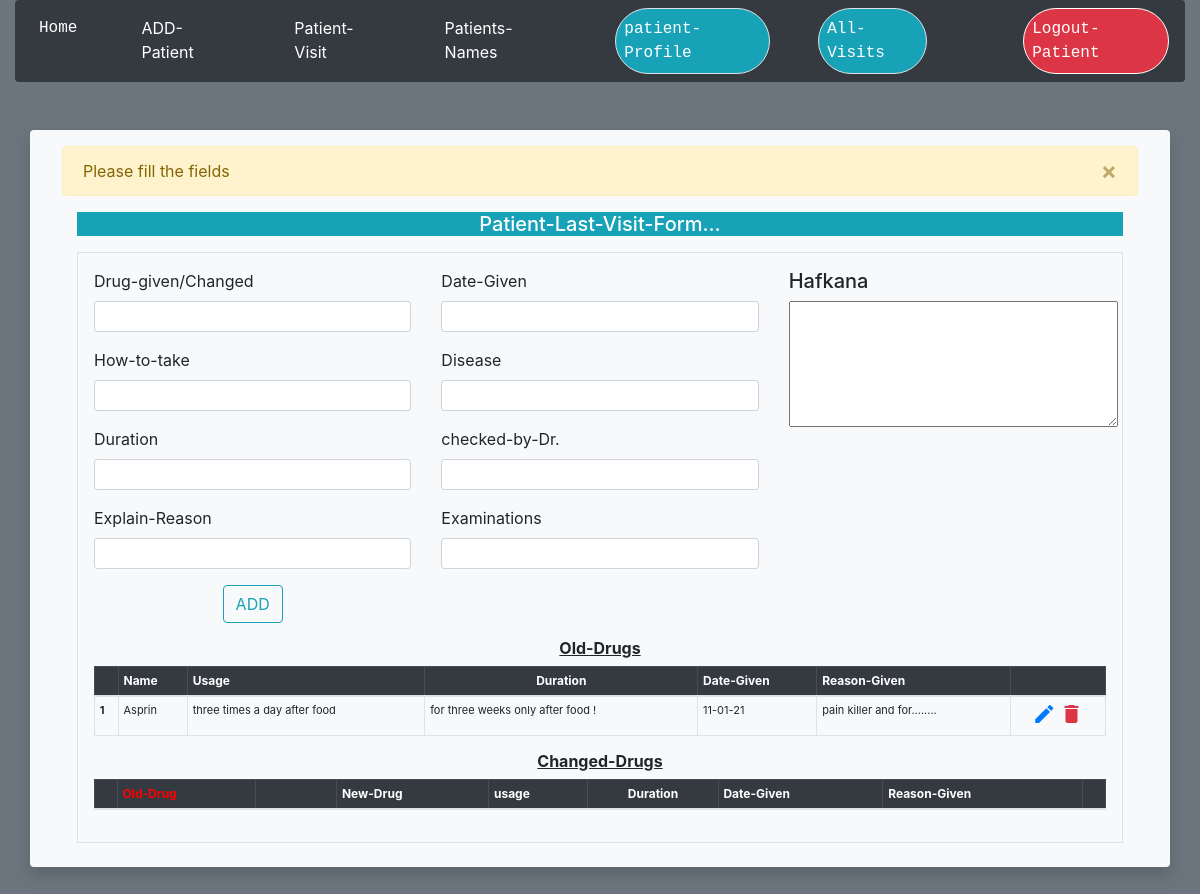
The app's page /add_medicine/ (signed in) with its own data.
### patient_project/models.py (models this page shows, shortened)
class PatientLastVisitDB(db.Model):
    id          = db.Column(db.Integer(), primary_key=True)
    medicine    = db.Column(db.String)
    usage       = db.Column(db.String)
    duration    = db.Column(db.String)
    dateGiven   = db.Column(db.String)
    explainReason = db.Column(db.String)
    disease = db.Column(db.String)
    checkedByDr = db.Column(db.String)
    examinations = db.Column(db.String)
    patientDescription = db.Column(db.String)
    status = db.Column(db.Boolean(), default=False)
    owner_id    = db.Column(db.Integer, db.ForeignKey('user.id'))

### patient_project/routes.py (the view)
@app.route('/add_medicine/', defaults={"id": None, "bool_value": 'False'}, methods=('GET', 'POST'))
@app.route('/add_medicine:<id>/<bool_value>', methods=('GET', 'POST'))
def add_medicine(id, bool_value):
    form = forms.PatientLastVisitForm()
    user = models.User.query.get(current_user.id)
    medicine_box = user.allPatientsVisit
    if form.validate_on_submit():
        if bool_value == 'False':
            userLastVisit = models.PatientLastVisitDB(
                medicine=form.medicine.data,
                usage=form.usage.data,
                duration=form.duration.data,
                dateGiven=form.dateGiven.data,
                explainReason=form.explainReason.data,
                disease=form.disease.data,
                checkedByDr=form.checkedByDr.data,
                examinations=form.examinations.data,
                patientDescription=flask.request.form.get('content'),
                owner_id=user.id
            )
            db.session.add(userLastVisit)
            db.session.commit()
            flask.flash(f'Drug -> [ {form.medicine.data} ] <- has add to Database ...', 'info')
            return flask.redirect(flask.url_for('patients_visit', bool_value='False'))
        else:
            find_itemTo_edit = models.PatientLastVisitDB.query.get(id)
            editLastVisit = models.PatientsChangedMedicine(
                oldMedicine=find_itemTo_edit.medicine,
                newMedicine=form.medicine.data,
                newUsage=form.usage.data,
                newDuration=form.duration.data,
                newDateGiven=form.dateGiven.data,
                newCheckedByDr=form.checkedByDr.data,
                newExplainReason=form.explainReason.data,
                newPatientDescription=flask.request.form.get('content'),
                owner_id=user.id
            )
            find_itemTo_edit.status = True
            db.session.add(editLastVisit)
            db.session.commit()
            user = models.User.query.get(current_user.id)
            changed_box = user.allPatientsChangedMedicine
            flask.flash(f'Drug -> [ {form.medicine.data} ] <- has been added to new-medicine-database...', 'info')
            return flask.redirect(flask.url_for('patients_visit', changed_box=changed_box))
    else:
        flask.flash('Please fill the fields', 'warning')
        return flask.render_template('patients_visit.html', patientVisitForm=form, num=100000000,
                                     medicine_box=medicine_box,
                                     bool_value='True', id=id)

### patient_project/forms.py
class PatientLastVisitForm(flask_wtf.FlaskForm):
    medicine = wtforms.StringField('Drug-given/Changed',
                                   validators=[valid.DataRequired(message='Drug-name can not be empty !')])
    usage = wtforms.StringField('How-to-take', validators=[valid.DataRequired(message='usage can not be empty !')])
    duration = wtforms.StringField('Duration', validators=[valid.DataRequired(message='Duration can not be empty !')])
    dateGiven = wtforms.StringField('Date-Given', validators=[valid.DataRequired(message="field can't be empty")])
    disease = wtforms.StringField('Disease', validators=[valid.DataRequired(message="field can't be empty")])
    checkedByDr = wtforms.StringField('checked-by-Dr.', validators=[valid.DataRequired(message="field can't be empty")])
    examinations = wtforms.StringField('Examinations', validators=[valid.DataRequired(message="field can't be empty")])
    patientDescription = wtforms.StringField('Patient-Description')
    explainReason = wtforms.StringField('Explain-Reason')
    medicine_cart = []
    submit = wtforms.SubmitField("ADD")

### patient_project/models.py (called while the page is built)
@login_manager.user_loader
def load_user(id):
    return User.query.get(int(id))

### patient_project/templates/patients_visit.html (shortened to what this page needs)
{% extends "base.html" %}
{% block body %}
<div class="container">
    <form method="POST" action="{{ url_for('add_medicine', id=id, bool_value=bool_value)}}" novalidate>
        <fieldset class="form-group mt-3">
            <h5 class="text-center bg-info text-white"> Patient-Last-Visit-Form... </h5>
        <div class="row gy-5">
                <div class="col-12 mt-2">
                    <div class="p-3 border bg-light">
                        <div class="row">
                            <div class="col-4">
                                <p>
                                    {{ patientVisitForm.medicine.label }}
                                    {{ patientVisitForm.medicine(class="form-control form-control-sm")}}
                                </p>
                                <p>
                                    {{ patientVisitForm.usage.label }}
                                    {{ patientVisitForm.usage(class="form-control form-control-sm")}}
                                </p>
                                <p>
                                    {{ patientVisitForm.duration.label }}
                                    {{ patientVisitForm.duration(class="form-control form-control-sm")}}
                                </p>
                                <p>
                                    {{ patientVisitForm.explainReason.label }}
                                    {{ patientVisitForm.explainReason(class="form-control form-control-sm")}}
                                </p>
                                <p class="form-group text-center">
                                        {{ patientVisitForm.submit(class="btn btn-outline-info m-auto") }}
                                </p>
                             </div>
                            <div class="col-4">
                                    <p>
                                        {{ patientVisitForm.dateGiven.label }}
                                        {{ patientVisitForm.dateGiven(class="form-control form-control-sm")}}
                                    </p>
                                     <p>
                                        {{ patientVisitForm.disease.label }}
                                        {{ patientVisitForm.disease(class="form-control form-control-sm")}}
                                    </p>
                                    <p>
                                        {{ patientVisitForm.checkedByDr.label }}
                                        {{ patientVisitForm.checkedByDr(class="form-control form-control-sm")}}
                                    </p>
                                    <p>
                                        {{ patientVisitForm.examinations.label }}
                                        {{ patientVisitForm.examinations(class="form-control form-control-sm")}}
                                    </p>
                            </div>
                            <div class="col-3">
                                <h5>Hafkana</h5>
                                <p style="height: 100px" class="form-floating">
                                    <textarea name='content' id="content" rows="5" cols="30">{{ textArea_1 }}</textarea>
                                 </p>
                            </div>
                    </div>
                        <h6 class="text-center"><strong><ins>Old-Drugs</ins></strong></h6>
                            <table class="table table-bordered border-primary table-sm ">
                                <thead class="table-dark text-white table-hover" style="font-size: 12px;">
                                    <tr>
                                        <th scope="col"></th>
                                        <th scope="col">Name</th>
                                        <th scope="col">Usage</th>
                                        <th scope="col" class="text-center">Duration</th>
                                        <th scope="col">Date-Given</th>
                                        <th scope="col">Reason-Given</th>
                                        <th scope="col" class="text-center"> </th>
                                    </tr>
                                </thead>
                                <tbody>
                                    {% if medicine_box|length > 0 %}
                                         {% for item in medicine_box %}
                                                    <tr style="font-size: 11px;">
                                                        <th scope="row" class="text-decoration-line-through">{{ loop.index }}</th>
                                                            {% if item.status == True %}
                                                                <td style="text-decoration: line-through">{{ item.medicine }}</td>
                                                                <td style="text-decoration: line-through">{{ item.usage }}</td>
                                                                <td style="text-decoration: line-through">{{ item.duration }}</td>
                                                                <td style="text-decoration: line-through">{{ item.dateGiven }}</td>
                                                                <td style="text-decoration: line-through">{{ item.explainReason }}</td>
                                                            {% else %}
                                                                <td>{{ item.medicine }}</td>
                                                                <td>{{ item.usage }}</td>
                                                                <td>{{ item.duration }}</td>
                                                                <td>{{ item.dateGiven }}</td>
                                                                <td>{{ item.explainReason }}</td>
                                                            {% endif %}
                                                            <td class="text-center">
                                                                    <a href="{{ url_for('edit_medicine', id=item.id) }}" class="edit" title="Edit-to-change-the-medicine" data-toggle="tooltip"><i class="material-icons">&#xE254;</i></a>
                                                                    <a href="{{ url_for('delete_medicine', id=item.id) }}" class="delete text-danger" title="Delete" data-toggle="tooltip"><i class="material-icons">&#xE872;</i></a>
                                                            </td>
                                                        </tr>
                                            {% endfor %}
                                    {% endif %}
                                </tbody>
                            </table>
                                <h6 class="text-center"><strong><ins>Changed-Drugs</ins></strong></h6>
                                  <table class="table table-bordered border-primary table-sm">
                                        <thead class="table-dark table-hover" style="font-size: 12px;">
                                            <tr>
                                                <th scope="col"></th>
                                                <th scope="col" style="font-weight: bolder; color: red;">Old-Drug</th>
                                                <th scope="col" style="width:8%"></th>
                                                <th scope="col">New-Drug</th>
                                                <th scope="col">usage</th>
                                                <th scope="col" class="text-center">Duration</th>
                                                <th scope="col">Date-Given</th>
                                                <th scope="col">Reason-Given</th>
                                                <th scope="col" class="text-center"> </th>
                                            </tr>
                                        </thead>
                                    </table>
                    </div>
                </div>
            </div>
        </fieldset>
    </form>
</div>
{% endblock %}

### records on screen
PatientLastVisitDB: medicine "Asprin", usage "three times a day after food", duration "for three weeks only after food !", dateGiven "11-01-21", explainReason "pain killer and for........"

### other values on screen
{{ message }} "Please fill the fields"
{{ patientVisitForm.medicine.label }} "Drug-given/Changed"
{{ patientVisitForm.usage.label }} "How-to-take"
{{ patientVisitForm.duration.label }} "Duration"
{{ patientVisitForm.explainReason.label }} "Explain-Reason"
{{ patientVisitForm.dateGiven.label }} "Date-Given"
{{ patientVisitForm.disease.label }} "Disease"
{{ patientVisitForm.checkedByDr.label }} "checked-by-Dr."
{{ patientVisitForm.examinations.label }} "Examinations"
